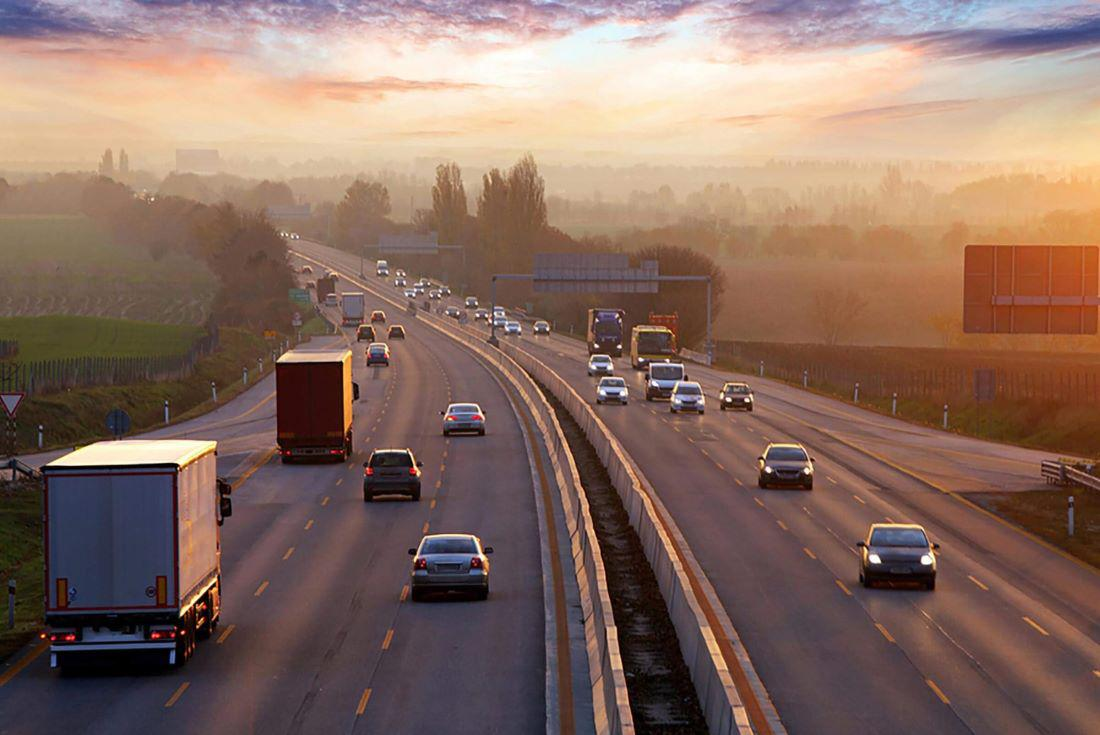
#> input picture image.jpg, 1100 x 735 px, given in place of the camera
$ python babyProject.py
#> lines starting #> are read from the running program, lines starting #| are printed output that depends on the picture; after the words box and inside, x2 and y2 are one past the last pixel; in counts of white or black regions, pixels touching at a corner belong together
import cv2
import numpy as np

# 1. Open your computer's webcam
cap = cv2.VideoCapture(0)

if not cap.isOpened():
    print("Error: Could not open webcam.")
    exit()

print("Running pure OpenCV loop... Press 'q' to quit.")

while True:
    # Read a frame from the webcam
    ret, frame = cap.read()
#> frame is the input picture: shape (735, 1100, 3); mean B, G, R 98.3, 109.4, 136.2
    if not ret:
        print("Failed to grab frame.")
        break

    # --- PURE OPENCV PIXEL MANIPULATION ---

    # Step A: Convert the BGR frame to Grayscale.
    # This collapses the 3 color channels (Blue, Green, Red) into a single intensity channel (0 to 255).
    gray_frame = cv2.cvtColor(frame, cv2.COLOR_BGR2GRAY)
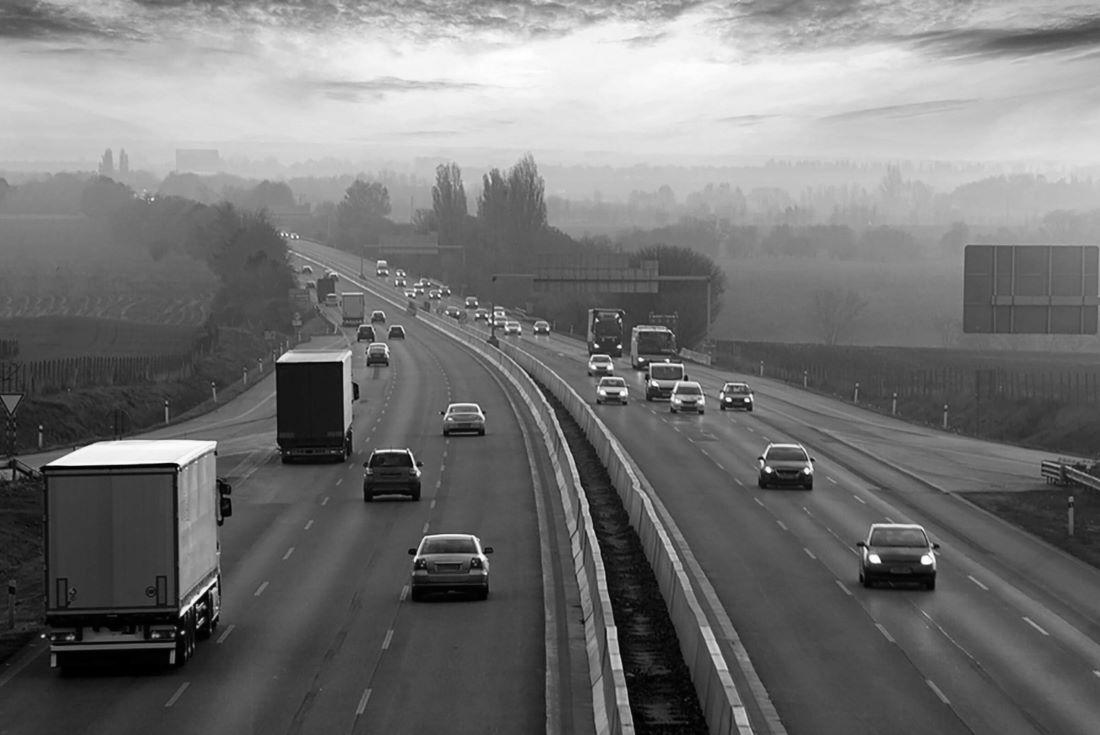
#> gray_frame: shape (735, 1100); min 0, max 255, mean 116.2

    # Step B: Apply a Blur to smooth out camera noise and grain.
    # cv2.GaussianBlur takes a "kernel size" (must be odd numbers, like 15x15).
    blurred_frame = cv2.GaussianBlur(gray_frame, (15, 15), 0)

    # Step C: Thresholding (The core of traditional CV).
    # Every pixel above a brightness value of 120 becomes pure white (255),
    # and everything darker becomes pure black (0).
    _, thresh_frame = cv2.threshold(blurred_frame, 120, 255, cv2.THRESH_BINARY)
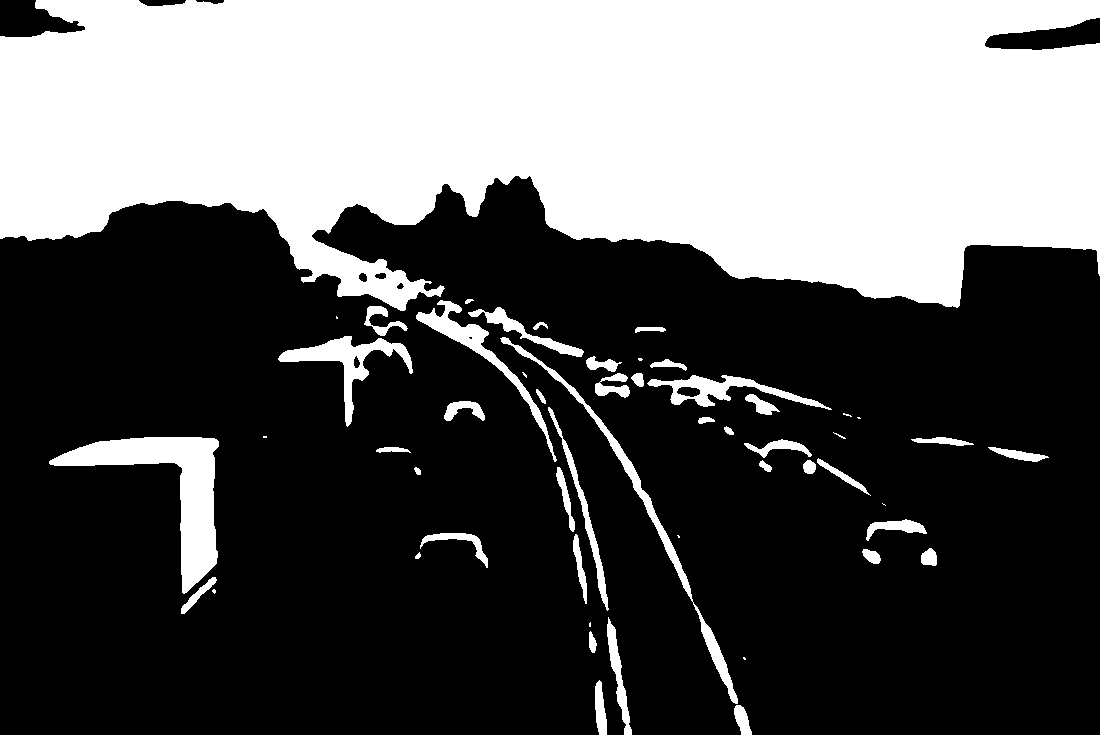
#> thresh_frame: shape (735, 1100); 36.2% white; 53 white regions (11 under 20 px), largest, box (x1, y1, x2, y2) and area: (0, 0, 1100, 311) 263189, (49, 437, 219, 594) 7862, (500, 337, 738, 704) 2956

    # Step D: Draw text directly onto the pixel array using OpenCV
    cv2.putText(
        thresh_frame,
        "PURE OPENCV THRESHOLD",
        (30, 50),                      # X, Y coordinates on screen
        cv2.FONT_HERSHEY_SIMPLEX,
        0.8,                           # Font scale
        (255, 255, 255),               # Color (White text)
        2                              # Thickness
    )
#> thresh_frame: shape (735, 1100); 36.2% white; 53 white regions (11 under 20 px), largest, box (x1, y1, x2, y2) and area: (0, 0, 1100, 311) 263221, (49, 437, 219, 594) 7862, (500, 337, 738, 704) 2956

    # 3. Display the processed frame
    cv2.imshow("Pure OpenCV Window", thresh_frame)

    # Exit condition: Press 'q' on keyboard
    if cv2.waitKey(1) & 0xFF == ord('q'):
#> (key q is pressed here)
        break

# Clean up resources
cap.release()
cv2.destroyAllWindows()
